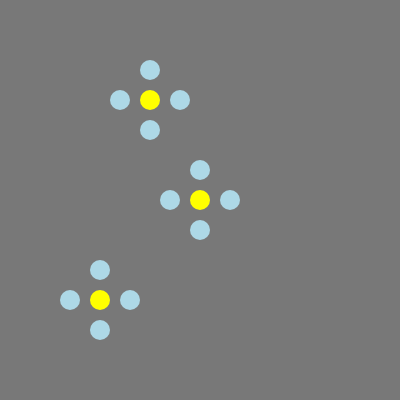
Frame 1 (no input)
Frame 60 (no input): identical to frame 1, image omitted
Frame 120 (the mouse pressed at the canvas centre since frame 60): identical to frame 1, image omitted

The p5.js sketch that drew this single still picture (run headless with seeded random() and noise() and a simulated clock; from frame 60 on, the mouse is pressed at the canvas centre):

// p5.js sketch
// ── sketch.js
function setup() {
    createCanvas(400, 400);
}

function draw() {
    background(120);

    drawFlower(200, 200);
    drawFlower(100, 300);
    drawFlower(150, 100);
}

function drawFlower(centerX, centerY) {
    noStroke();
    fill('yellow');
    circle(centerX, centerY, 20); 

    fill('lightblue');
    circle(centerX + 30, centerY, 20);
    circle(centerX - 30, centerY, 20);
    circle(centerX, centerY + 30, 20);
    circle(centerX, centerY - 30, 20);
}
